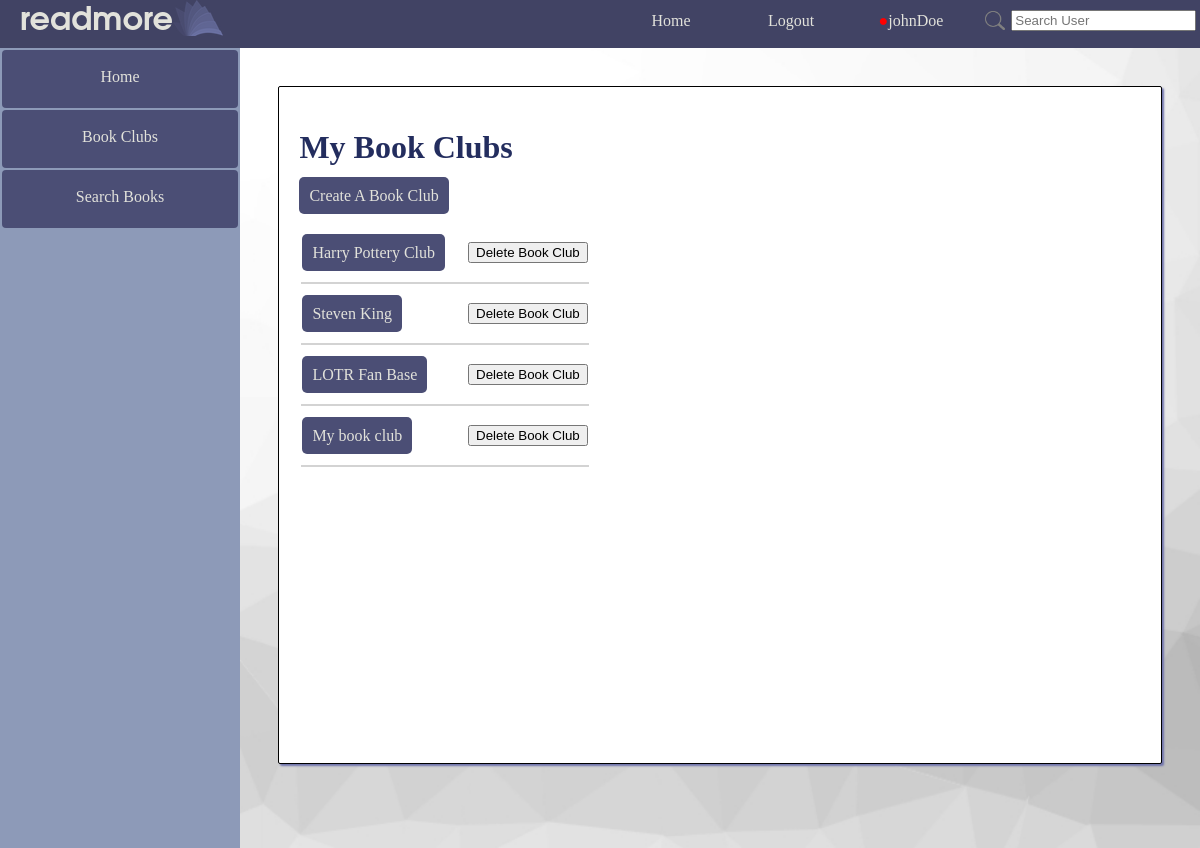
The app's page /readmore/book_clubs/ (signed in) with its own data.
### readmore_app/models.py (models this page shows)
class Club(models.Model):
    club_id = models.AutoField(primary_key=True)
    club_name = models.CharField(max_length=100)
    club_description = models.TextField(blank=True)
    club_owner = models.ForeignKey(UserExt, on_delete=models.CASCADE)
    club_users = models.ManyToManyField(UserExt, related_name="user_clubs")
    club_pending_invites = models.ManyToManyField('UserExt', related_name="pending_invites", blank=True)
    club_library = models.ManyToManyField('ClubBook', related_name='clubs', blank=True)

### readmore_app/views.py (the view)
# urls.py: path('book_clubs/', views.book_clubs, name="book_clubs"),
def book_clubs(request):
    if request.user.is_authenticated:
        real_user = UserExt.objects.get(pk=request.user.id)
        book_club_list = Club.objects.filter(club_users__in=[real_user])
        return render(request, "readmore_app/book_clubs.html", {"real_user": real_user, "book_club_list": book_club_list})
    else:
        return redirect(reverse('readmore_app:login'))

### readmore_app/templatetags/extras.py (called while the page is built)
@register.simple_tag
def num_notifications(user_id):
    try:
        this_user = UserExt.objects.get(pk=user_id)
        return Notification.objects.filter(notification_user=this_user).count()
    except Exception as e:
        return ""

### readmore_app/templates/readmore_app/book_clubs.html (shortened to what this page needs)
{% extends parent_template|default:"base.html" %}
{% load static %}
{% block content %}
<div class="basic_card">
    <h1>My Book Clubs</h1>
    <a class="anchor_button" href="{% url 'readmore_app:create_club' %}">Create A Book Club</a>
    <br><br>
    <table id="club_list_table">
    {% if not book_club_list %}
        <tr><td>No Book Clubs Here.  Try Creating Your Own.</td></tr>
    {% else %}
    {% for book_club in book_club_list %}
        <tr class="book_club_listing" id="club{{ book_club.club_id }}">
            <td >
                <a href="{% url 'readmore_app:club' book_club.club_id %}" class="anchor_button">{{ book_club.club_name }}</a>
            </td>
            <td style="padding-left: 20px;">
                <p><button onclick="leaveClub({{ book_club.club_id }});">{% if book_club.club_owner != real_user %}Leave Book Club{% else %}Delete Book Club{% endif %}</button></p>
            </td>
        </tr>
        <tr id="club{{ book_club.club_id }}underline"><td colspan="2" bgcolor="lightgray"><td></tr>
    {% endfor %}
    {% endif %}
    </table>
</div>
{% endblock %}

### templates/base.html (shortened to what this page needs)
{% load extras %}
{% load static %}
<!DOCTYPE html>
<html lang="en">
  <head>
    <link rel=stylesheet href="{% static 'readmore_app/style.css' %}">
  </head>
  <body>
    <div class="container" >
      <div class="navbar navbar_wrapper">
        <div class="navbar">
          <div><h2 class="logo">readmore</h2></div>
          <div><img src="{% static 'readmore_app/logo_small.png' %}"></div>
        </div>
        <div class="navbar_links" style="padding-right:2%;">
          <a class="link" href="{% url 'readmore_app:index' %}">Home</a>
          {% if not user.is_authenticated %}
          <a class="link" href="{% url 'readmore_app:login' %}" >Login</a>
          <a class="link" href="{% url 'readmore_app:registration' %}">Register</a>
          {% else %}
          <a href="{% url 'readmore_app:logout' %}" >Logout</a>
          <div id="drop">
              {% num_notifications user.id as has_notifications %}
              <a  href="{% url 'readmore_app:profile' user.id %}" style="padding-bottom:17px;"><span id="notification_dot" style="color: red;">{% if has_notifications %}●{% endif %}</span>{{ user.username }}</a>
          </div>
          <div style="padding: 0.5%;">
            <form style="display: flex; left: 0px; position: relative; top:7px; align-items: center;" class="link" method="POST" action="{% url 'readmore_app:user_search_results' %}">
              <input type="image" width="20px" style="margin-right: 3%;" src="{% static 'readmore_app/logo_search.png' %}">
              <input type="text" placeholder="Search User" name="search_query" >
            </form>
          </div>
          {% endif %}
        </div>
      </div>
      <div class="content-container">
          {% if user.is_authenticated %}
          <div class="sidebar">
              <a href="{% url 'readmore_app:index' %}">Home</a>
              <a href="{% url 'readmore_app:book_clubs' %}">Book Clubs</a>
              <a href="{% url 'readmore_app:search_book' %}">Search Books</a>
          </div>
          <main style="margin:0;">
          {% endif %}
          {% block content %}{% endblock %}
          </main>
      </div>
    </div>
  </body>
</html>

### readmore_app/static/readmore_app/style.css (style rules this page uses)
body { font-family: Garamond, Georgia, serif; margin:0; overflow: hidden; }
a { text-decoration: none; }
h2.logo { color:#e2e2db; font-family:Arial, Helvetica, sans-serif; font-weight:800px; margin-left: 20px; font-size:32px; margin-top: 6px; }
.container { display:flex; flex-flow: column; height: inherit; overflow: hidden; }
.content-container { display: flex; justify-content: start; flex-direction: row; flex-wrap: nowrap; height: 100vh; }
h2.logo { color:#e2e2db; font-family: Avantgarde, TeX Gyre Adventor, URW Gothic L, sans-serif; font-weight:800px; margin-left: 20px; font-size:32px; margin-top: 6px; }
main { background-image: url(white_background.jpg); background-attachment:scroll; background-size:cover; display: flex; width: 80%; min-height: 100%; height: 100% auto; color: #232D5E; overflow-y: auto; overflow-x: hidden; justify-content:center; }
main > * { margin-left: 4.5%; }
main > div { width: 100%; }
#drop { display: flex; flex-direction: column; align-content: center; align-items: center; margin-right:2%; }
.basic_card { border-radius: 2px; box-shadow: 2px 2px 2px#7074ac; border-color: black; width: 100%; background-color: white; min-height: 70vh; height:fit-content; overflow: hidden; border-style: solid; border-width: 1px; padding: 20px; padding-bottom: 10%; margin: 4%; }
.anchor_button { border-radius: 5px; color: #e2e2db; height: auto; width: fit-content; border: none; padding: 10px; background: #4b4e75; }
div.sidebar { position: relative; text-align: center; background: #8d9ab8; width:20%; height:100vh; }
.sidebar a { margin: 2px 2px 2px 2px; border-radius: 4px; color: #e2e2db; height: 30px; display:block; width:auto; border:none; padding: 10px; padding-top: 18px ; background: #4b4e75; }
.navbar_wrapper { padding-right: 2%; width:100%; }
.navbar { height:3em; }
div.navbar { float:initial; display: flex; border: none; position: relative; background: #414364; z-index: 1; justify-content: space-between; }
.navbar a { min-width: 120px; text-align: center; border-radius: 4px; font-size: medium; text-decoration: none; color: #e2e2db; background: none; padding: 12px 0px; }
.navbar_links { float:initial; display: flex; border: none; position: relative; z-index: 1; justify-content: space-between; }

### records on screen
Club: club_name "Harry Pottery Club", shows "Delete Book Club"
Club: club_name "Steven King", shows "Delete Book Club"
Club: club_name "LOTR Fan Base", shows "Delete Book Club"
Club: club_name "My book club", shows "Delete Book Club"

### other values on screen
{{ user.username }} "johnDoe"
